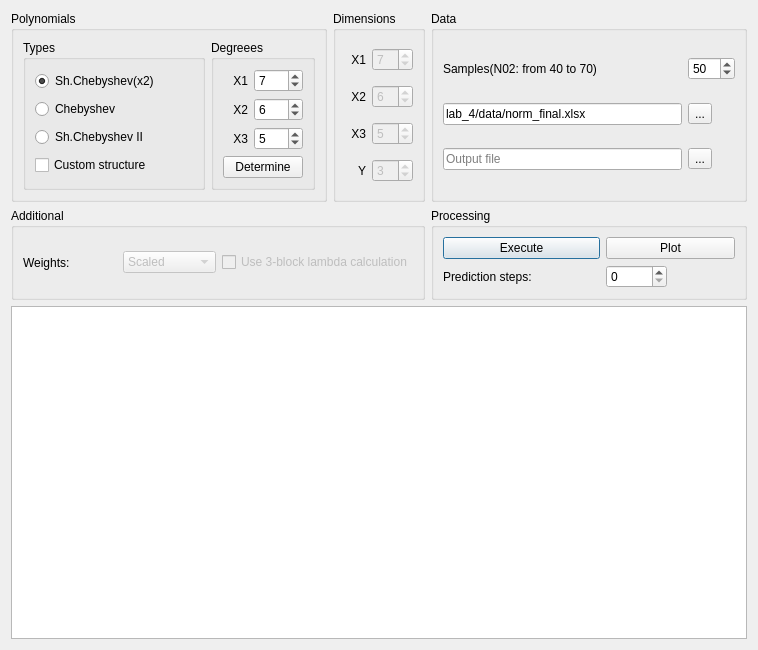
<?xml version="1.0" encoding="UTF-8"?>
<ui version="4.0">
 <class>Form</class>
 <widget class="QWidget" name="Form">
  <property name="geometry">
   <rect>
    <x>0</x>
    <y>0</y>
    <width>758</width>
    <height>650</height>
   </rect>
  </property>
  <property name="windowTitle">
   <string>Form1</string>
  </property>
  <layout class="QGridLayout" name="gridLayout_2" rowstretch="0,0,0" columnstretch="0,0,0">
   <item row="1" column="2">
    <widget class="QGroupBox" name="groupBox_6">
     <property name="title">
      <string>Processing</string>
     </property>
     <layout class="QGridLayout" name="gridLayout">
      <item row="0" column="0" rowspan="2" colspan="2">
       <widget class="QPushButton" name="exec_button">
        <property name="text">
         <string>Execute</string>
        </property>
        <property name="default">
         <bool>true</bool>
        </property>
        <property name="flat">
         <bool>false</bool>
        </property>
       </widget>
      </item>
      <item row="0" column="2" rowspan="2" colspan="2">
       <widget class="QPushButton" name="plot_button">
        <property name="text">
         <string>Plot</string>
        </property>
       </widget>
      </item>
      <item row="2" column="0">
       <widget class="QLabel" name="label_10">
        <property name="text">
         <string>Prediction steps:</string>
        </property>
       </widget>
      </item>
      <item row="2" column="2">
       <widget class="QSpinBox" name="predictBox"/>
      </item>
     </layout>
    </widget>
   </item>
   <item row="0" column="0">
    <widget class="QGroupBox" name="groupBox_5">
     <property name="title">
      <string>Polynomials</string>
     </property>
     <layout class="QHBoxLayout" name="horizontalLayout">
      <item>
       <widget class="QGroupBox" name="groupBox_3">
        <property name="sizePolicy">
         <sizepolicy hsizetype="MinimumExpanding" vsizetype="Preferred">
          <horstretch>0</horstretch>
          <verstretch>0</verstretch>
         </sizepolicy>
        </property>
        <property name="title">
         <string>Types</string>
        </property>
        <layout class="QVBoxLayout" name="verticalLayout">
         <item>
          <widget class="QRadioButton" name="radio_sh_cheb">
           <property name="text">
            <string>Sh.Chebyshev(x2)</string>
           </property>
           <property name="checked">
            <bool>true</bool>
           </property>
          </widget>
         </item>
         <item>
          <widget class="QRadioButton" name="radio_cheb">
           <property name="text">
            <string>Chebyshev</string>
           </property>
          </widget>
         </item>
         <item>
          <widget class="QRadioButton" name="radio_sh_cheb_2">
           <property name="text">
            <string>Sh.Chebyshev II</string>
           </property>
          </widget>
         </item>
         <item>
          <widget class="QCheckBox" name="custom_check">
           <property name="text">
            <string>Custom structure</string>
           </property>
          </widget>
         </item>
        </layout>
       </widget>
      </item>
      <item>
       <widget class="QGroupBox" name="groupBox_4">
        <property name="sizePolicy">
         <sizepolicy hsizetype="Fixed" vsizetype="Preferred">
          <horstretch>0</horstretch>
          <verstretch>0</verstretch>
         </sizepolicy>
        </property>
        <property name="title">
         <string>Degreees</string>
        </property>
        <layout class="QGridLayout" name="gridLayout_4" columnstretch="1,2">
         <item row="0" column="0">
          <widget class="QLabel" name="label_6">
           <property name="text">
            <string>X1</string>
           </property>
           <property name="alignment">
            <set>Qt::AlignRight|Qt::AlignTrailing|Qt::AlignVCenter</set>
           </property>
          </widget>
         </item>
         <item row="2" column="1">
          <widget class="QSpinBox" name="x3_deg">
           <property name="value">
            <number>5</number>
           </property>
          </widget>
         </item>
         <item row="2" column="0">
          <widget class="QLabel" name="label_7">
           <property name="text">
            <string>X3</string>
           </property>
           <property name="alignment">
            <set>Qt::AlignRight|Qt::AlignTrailing|Qt::AlignVCenter</set>
           </property>
          </widget>
         </item>
         <item row="1" column="1">
          <widget class="QSpinBox" name="x2_deg">
           <property name="value">
            <number>6</number>
           </property>
          </widget>
         </item>
         <item row="1" column="0">
          <widget class="QLabel" name="label_8">
           <property name="text">
            <string>X2</string>
           </property>
           <property name="alignment">
            <set>Qt::AlignRight|Qt::AlignTrailing|Qt::AlignVCenter</set>
           </property>
          </widget>
         </item>
         <item row="0" column="1">
          <widget class="QSpinBox" name="x1_deg">
           <property name="value">
            <number>7</number>
           </property>
          </widget>
         </item>
         <item row="3" column="0" colspan="2">
          <widget class="QPushButton" name="bruteforce_btn">
           <property name="enabled">
            <bool>true</bool>
           </property>
           <property name="text">
            <string>Determine</string>
           </property>
          </widget>
         </item>
        </layout>
       </widget>
      </item>
     </layout>
    </widget>
   </item>
   <item row="0" column="1">
    <widget class="QGroupBox" name="groupBox_2">
     <property name="sizePolicy">
      <sizepolicy hsizetype="Fixed" vsizetype="Preferred">
       <horstretch>0</horstretch>
       <verstretch>0</verstretch>
      </sizepolicy>
     </property>
     <property name="title">
      <string>Dimensions</string>
     </property>
     <layout class="QGridLayout" name="gridLayout_3">
      <item row="2" column="0">
       <widget class="QLabel" name="label_4">
        <property name="text">
         <string>X3</string>
        </property>
        <property name="alignment">
         <set>Qt::AlignRight|Qt::AlignTrailing|Qt::AlignVCenter</set>
        </property>
       </widget>
      </item>
      <item row="0" column="1">
       <widget class="QSpinBox" name="x1_dim">
        <property name="enabled">
         <bool>false</bool>
        </property>
        <property name="value">
         <number>7</number>
        </property>
       </widget>
      </item>
      <item row="0" column="0">
       <widget class="QLabel" name="label_2">
        <property name="text">
         <string>X1</string>
        </property>
        <property name="alignment">
         <set>Qt::AlignRight|Qt::AlignTrailing|Qt::AlignVCenter</set>
        </property>
       </widget>
      </item>
      <item row="3" column="1">
       <widget class="QSpinBox" name="y_dim">
        <property name="enabled">
         <bool>false</bool>
        </property>
        <property name="value">
         <number>3</number>
        </property>
       </widget>
      </item>
      <item row="1" column="0">
       <widget class="QLabel" name="label_3">
        <property name="text">
         <string>X2</string>
        </property>
        <property name="alignment">
         <set>Qt::AlignRight|Qt::AlignTrailing|Qt::AlignVCenter</set>
        </property>
       </widget>
      </item>
      <item row="3" column="0">
       <widget class="QLabel" name="label_5">
        <property name="text">
         <string>Y</string>
        </property>
        <property name="alignment">
         <set>Qt::AlignRight|Qt::AlignTrailing|Qt::AlignVCenter</set>
        </property>
       </widget>
      </item>
      <item row="1" column="1">
       <widget class="QSpinBox" name="x2_dim">
        <property name="enabled">
         <bool>false</bool>
        </property>
        <property name="value">
         <number>6</number>
        </property>
       </widget>
      </item>
      <item row="2" column="1">
       <widget class="QSpinBox" name="x3_dim">
        <property name="enabled">
         <bool>false</bool>
        </property>
        <property name="value">
         <number>5</number>
        </property>
       </widget>
      </item>
     </layout>
    </widget>
   </item>
   <item row="1" column="0" colspan="2">
    <widget class="QGroupBox" name="groupBox_7">
     <property name="title">
      <string>Additional</string>
     </property>
     <layout class="QHBoxLayout" name="horizontalLayout_3">
      <item>
       <widget class="QLabel" name="label_9">
        <property name="text">
         <string>Weights:</string>
        </property>
       </widget>
      </item>
      <item>
       <widget class="QComboBox" name="weights_box">
        <property name="enabled">
         <bool>false</bool>
        </property>
        <property name="currentIndex">
         <number>1</number>
        </property>
        <item>
         <property name="text">
          <string>Average</string>
         </property>
        </item>
        <item>
         <property name="text">
          <string>Scaled</string>
         </property>
        </item>
       </widget>
      </item>
      <item>
       <widget class="QCheckBox" name="lambda_check">
        <property name="enabled">
         <bool>false</bool>
        </property>
        <property name="text">
         <string>Use 3-block lambda calculation</string>
        </property>
       </widget>
      </item>
     </layout>
    </widget>
   </item>
   <item row="0" column="2">
    <widget class="QGroupBox" name="groupBox">
     <property name="title">
      <string>Data</string>
     </property>
     <layout class="QGridLayout" name="gridLayout_5">
      <item row="1" column="1">
       <widget class="QToolButton" name="select_input">
        <property name="text">
         <string>...</string>
        </property>
       </widget>
      </item>
      <item row="2" column="0">
       <widget class="QLineEdit" name="line_output">
        <property name="text">
         <string/>
        </property>
        <property name="placeholderText">
         <string>Output file</string>
        </property>
       </widget>
      </item>
      <item row="2" column="1">
       <widget class="QToolButton" name="select_output">
        <property name="text">
         <string>...</string>
        </property>
       </widget>
      </item>
      <item row="1" column="0">
       <widget class="QLineEdit" name="line_input">
        <property name="text">
         <string>lab_4/data/norm_final.xlsx</string>
        </property>
        <property name="placeholderText">
         <string>Input file</string>
        </property>
       </widget>
      </item>
      <item row="0" column="1">
       <widget class="QSpinBox" name="sample_spin">
        <property name="maximum">
         <number>999</number>
        </property>
        <property name="value">
         <number>50</number>
        </property>
       </widget>
      </item>
      <item row="0" column="0">
       <widget class="QLabel" name="label">
        <property name="text">
         <string>Samples(N02: from 40 to 70)</string>
        </property>
       </widget>
      </item>
     </layout>
    </widget>
   </item>
   <item row="2" column="0" colspan="3">
    <widget class="QTableView" name="tableView">
     <property name="horizontalScrollBarPolicy">
      <enum>Qt::ScrollBarAlwaysOff</enum>
     </property>
     <property name="editTriggers">
      <set>QAbstractItemView::NoEditTriggers</set>
     </property>
     <property name="alternatingRowColors">
      <bool>true</bool>
     </property>
    </widget>
   </item>
  </layout>
 </widget>
 <tabstops>
  <tabstop>radio_sh_cheb</tabstop>
  <tabstop>radio_cheb</tabstop>
  <tabstop>radio_sh_cheb_2</tabstop>
  <tabstop>x1_deg</tabstop>
  <tabstop>x2_deg</tabstop>
  <tabstop>x3_deg</tabstop>
  <tabstop>x1_dim</tabstop>
  <tabstop>x2_dim</tabstop>
  <tabstop>x3_dim</tabstop>
  <tabstop>y_dim</tabstop>
  <tabstop>sample_spin</tabstop>
  <tabstop>line_input</tabstop>
  <tabstop>select_input</tabstop>
  <tabstop>line_output</tabstop>
  <tabstop>select_output</tabstop>
  <tabstop>exec_button</tabstop>
  <tabstop>plot_button</tabstop>
 </tabstops>
 <resources/>
 <connections>
  <connection>
   <sender>exec_button</sender>
   <signal>clicked()</signal>
   <receiver>Form</receiver>
   <slot>exec_clicked()</slot>
   <hints>
    <hint type="sourcelabel">
     <x>379</x>
     <y>219</y>
    </hint>
    <hint type="destinationlabel">
     <x>309</x>
     <y>199</y>
    </hint>
   </hints>
  </connection>
  <connection>
   <sender>plot_button</sender>
   <signal>clicked()</signal>
   <receiver>Form</receiver>
   <slot>plot_clicked()</slot>
   <hints>
    <hint type="sourcelabel">
     <x>526</x>
     <y>219</y>
    </hint>
    <hint type="destinationlabel">
     <x>309</x>
     <y>199</y>
    </hint>
   </hints>
  </connection>
  <connection>
   <sender>select_input</sender>
   <signal>clicked()</signal>
   <receiver>Form</receiver>
   <slot>input_clicked()</slot>
   <hints>
    <hint type="sourcelabel">
     <x>557</x>
     <y>95</y>
    </hint>
    <hint type="destinationlabel">
     <x>309</x>
     <y>199</y>
    </hint>
   </hints>
  </connection>
  <connection>
   <sender>select_output</sender>
   <signal>clicked()</signal>
   <receiver>Form</receiver>
   <slot>output_clicked()</slot>
   <hints>
    <hint type="sourcelabel">
     <x>557</x>
     <y>136</y>
    </hint>
    <hint type="destinationlabel">
     <x>309</x>
     <y>199</y>
    </hint>
   </hints>
  </connection>
  <connection>
   <sender>x1_dim</sender>
   <signal>valueChanged(int)</signal>
   <receiver>Form</receiver>
   <slot>dimension_modified(int)</slot>
   <hints>
    <hint type="sourcelabel">
     <x>361</x>
     <y>44</y>
    </hint>
    <hint type="destinationlabel">
     <x>309</x>
     <y>199</y>
    </hint>
   </hints>
  </connection>
  <connection>
   <sender>x2_dim</sender>
   <signal>valueChanged(int)</signal>
   <receiver>Form</receiver>
   <slot>dimension_modified(int)</slot>
   <hints>
    <hint type="sourcelabel">
     <x>361</x>
     <y>78</y>
    </hint>
    <hint type="destinationlabel">
     <x>309</x>
     <y>199</y>
    </hint>
   </hints>
  </connection>
  <connection>
   <sender>x3_dim</sender>
   <signal>valueChanged(int)</signal>
   <receiver>Form</receiver>
   <slot>dimension_modified(int)</slot>
   <hints>
    <hint type="sourcelabel">
     <x>361</x>
     <y>112</y>
    </hint>
    <hint type="destinationlabel">
     <x>309</x>
     <y>199</y>
    </hint>
   </hints>
  </connection>
  <connection>
   <sender>x1_deg</sender>
   <signal>valueChanged(int)</signal>
   <receiver>Form</receiver>
   <slot>degree_modified(int)</slot>
   <hints>
    <hint type="sourcelabel">
     <x>227</x>
     <y>81</y>
    </hint>
    <hint type="destinationlabel">
     <x>309</x>
     <y>199</y>
    </hint>
   </hints>
  </connection>
  <connection>
   <sender>x2_deg</sender>
   <signal>valueChanged(int)</signal>
   <receiver>Form</receiver>
   <slot>degree_modified(int)</slot>
   <hints>
    <hint type="sourcelabel">
     <x>227</x>
     <y>131</y>
    </hint>
    <hint type="destinationlabel">
     <x>309</x>
     <y>199</y>
    </hint>
   </hints>
  </connection>
  <connection>
   <sender>x3_deg</sender>
   <signal>valueChanged(int)</signal>
   <receiver>Form</receiver>
   <slot>degree_modified(int)</slot>
   <hints>
    <hint type="sourcelabel">
     <x>279</x>
     <y>133</y>
    </hint>
    <hint type="destinationlabel">
     <x>309</x>
     <y>199</y>
    </hint>
   </hints>
  </connection>
  <connection>
   <sender>radio_sh_cheb</sender>
   <signal>toggled(bool)</signal>
   <receiver>Form</receiver>
   <slot>type_modified(bool)</slot>
   <hints>
    <hint type="sourcelabel">
     <x>86</x>
     <y>78</y>
    </hint>
    <hint type="destinationlabel">
     <x>309</x>
     <y>199</y>
    </hint>
   </hints>
  </connection>
  <connection>
   <sender>radio_sh_cheb_2</sender>
   <signal>toggled(bool)</signal>
   <receiver>Form</receiver>
   <slot>type_modified(bool)</slot>
   <hints>
    <hint type="sourcelabel">
     <x>86</x>
     <y>150</y>
    </hint>
    <hint type="destinationlabel">
     <x>309</x>
     <y>199</y>
    </hint>
   </hints>
  </connection>
  <connection>
   <sender>radio_cheb</sender>
   <signal>toggled(bool)</signal>
   <receiver>Form</receiver>
   <slot>type_modified(bool)</slot>
   <hints>
    <hint type="sourcelabel">
     <x>86</x>
     <y>114</y>
    </hint>
    <hint type="destinationlabel">
     <x>309</x>
     <y>199</y>
    </hint>
   </hints>
  </connection>
  <connection>
   <sender>Form</sender>
   <signal>output_changed(QString)</signal>
   <receiver>line_output</receiver>
   <slot>setText(QString)</slot>
   <hints>
    <hint type="sourcelabel">
     <x>309</x>
     <y>199</y>
    </hint>
    <hint type="destinationlabel">
     <x>483</x>
     <y>136</y>
    </hint>
   </hints>
  </connection>
  <connection>
   <sender>Form</sender>
   <signal>input_changed(QString)</signal>
   <receiver>line_input</receiver>
   <slot>setText(QString)</slot>
   <hints>
    <hint type="sourcelabel">
     <x>309</x>
     <y>199</y>
    </hint>
    <hint type="destinationlabel">
     <x>483</x>
     <y>95</y>
    </hint>
   </hints>
  </connection>
  <connection>
   <sender>line_input</sender>
   <signal>textChanged(QString)</signal>
   <receiver>Form</receiver>
   <slot>input_modified(QString)</slot>
   <hints>
    <hint type="sourcelabel">
     <x>483</x>
     <y>95</y>
    </hint>
    <hint type="destinationlabel">
     <x>309</x>
     <y>199</y>
    </hint>
   </hints>
  </connection>
  <connection>
   <sender>line_output</sender>
   <signal>textChanged(QString)</signal>
   <receiver>Form</receiver>
   <slot>output_modified(QString)</slot>
   <hints>
    <hint type="sourcelabel">
     <x>483</x>
     <y>136</y>
    </hint>
    <hint type="destinationlabel">
     <x>309</x>
     <y>199</y>
    </hint>
   </hints>
  </connection>
  <connection>
   <sender>lambda_check</sender>
   <signal>toggled(bool)</signal>
   <receiver>Form</receiver>
   <slot>lambda_calc_method_changed(bool)</slot>
   <hints>
    <hint type="sourcelabel">
     <x>301</x>
     <y>219</y>
    </hint>
    <hint type="destinationlabel">
     <x>309</x>
     <y>199</y>
    </hint>
   </hints>
  </connection>
  <connection>
   <sender>weights_box</sender>
   <signal>currentIndexChanged(QString)</signal>
   <receiver>Form</receiver>
   <slot>weights_modified(QString)</slot>
   <hints>
    <hint type="sourcelabel">
     <x>136</x>
     <y>220</y>
    </hint>
    <hint type="destinationlabel">
     <x>309</x>
     <y>199</y>
    </hint>
   </hints>
  </connection>
  <connection>
   <sender>y_dim</sender>
   <signal>valueChanged(int)</signal>
   <receiver>Form</receiver>
   <slot>dimension_modified(int)</slot>
   <hints>
    <hint type="sourcelabel">
     <x>378</x>
     <y>146</y>
    </hint>
    <hint type="destinationlabel">
     <x>311</x>
     <y>299</y>
    </hint>
   </hints>
  </connection>
  <connection>
   <sender>bruteforce_btn</sender>
   <signal>clicked()</signal>
   <receiver>Form</receiver>
   <slot>bruteforce_called()</slot>
   <hints>
    <hint type="sourcelabel">
     <x>267</x>
     <y>171</y>
    </hint>
    <hint type="destinationlabel">
     <x>339</x>
     <y>299</y>
    </hint>
   </hints>
  </connection>
  <connection>
   <sender>custom_check</sender>
   <signal>toggled(bool)</signal>
   <receiver>Form</receiver>
   <slot>structure_changed(bool)</slot>
   <hints>
    <hint type="sourcelabel">
     <x>111</x>
     <y>160</y>
    </hint>
    <hint type="destinationlabel">
     <x>370</x>
     <y>299</y>
    </hint>
   </hints>
  </connection>
  <connection>
   <sender>sample_spin</sender>
   <signal>valueChanged(int)</signal>
   <receiver>Form</receiver>
   <slot>samples_modified(int)</slot>
   <hints>
    <hint type="sourcelabel">
     <x>568</x>
     <y>53</y>
    </hint>
    <hint type="destinationlabel">
     <x>309</x>
     <y>199</y>
    </hint>
   </hints>
  </connection>
 </connections>
 <slots>
  <signal>input_changed(QString)</signal>
  <signal>output_changed(QString)</signal>
  <signal>x1_dim_changed(int)</signal>
  <signal>x2_dim_changed(int)</signal>
  <signal>x3_dim_changed(int)</signal>
  <signal>x1_deg_changed(int)</signal>
  <signal>x2_deg_changed(int)</signal>
  <signal>x3_deg_changed(int)</signal>
  <signal>type_cheb()</signal>
  <signal>type_lege()</signal>
  <signal>type_lagg()</signal>
  <signal>type_herm()</signal>
  <slot>input_clicked()</slot>
  <slot>output_clicked()</slot>
  <slot>samples_modified(int)</slot>
  <slot>dimension_modified(int)</slot>
  <slot>degree_modified(int)</slot>
  <slot>type_modified(bool)</slot>
  <slot>plot_clicked()</slot>
  <slot>exec_clicked()</slot>
  <slot>input_modified(QString)</slot>
  <slot>output_modified(QString)</slot>
  <slot>weights_modified(QString)</slot>
  <slot>lambda_calc_method_changed(bool)</slot>
  <slot>bruteforce_called()</slot>
  <slot>structure_changed(bool)</slot>
 </slots>
</ui>
